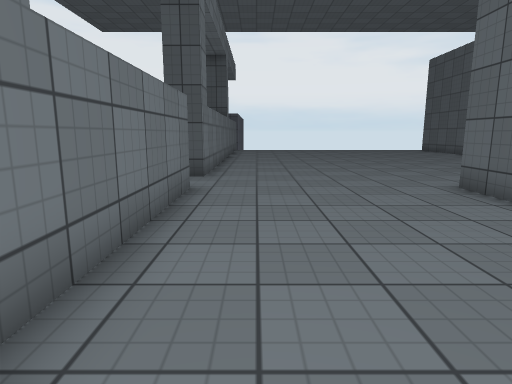
[1] (above)

24 first-person views from a walk through a scene from a Unity 3-D project. The camera is 1.2 m above the floor, tilts 10° down and sees 75° across. The floor is counted in squares, 1 m on a side. Each view is taken from the middle of a square. On the plan, view 1 faces up. The plan holds only what a view shows up to about 14 squares ahead; the rest is blank. The place goes on beyond the plan. The player is left out. Some animated figures are not drawn. Surface patterns are stand-ins for the level's own textures.

[2]
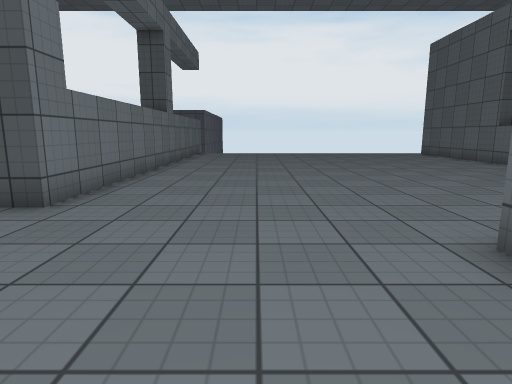

[3]
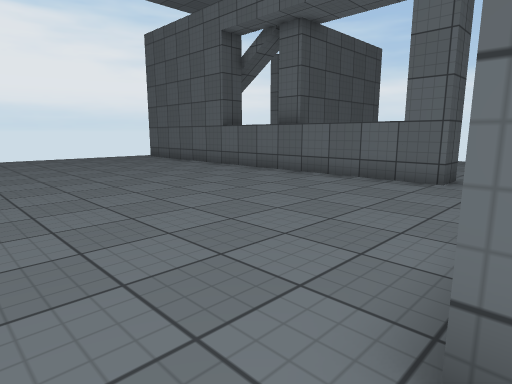

[4]
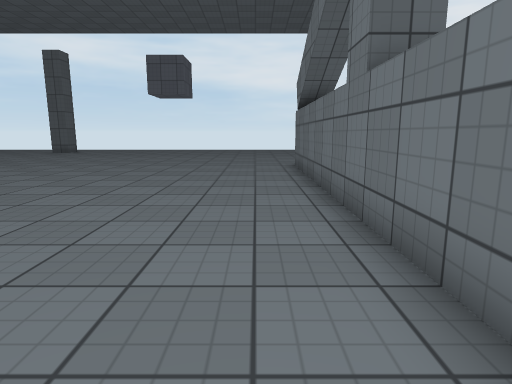

[5]
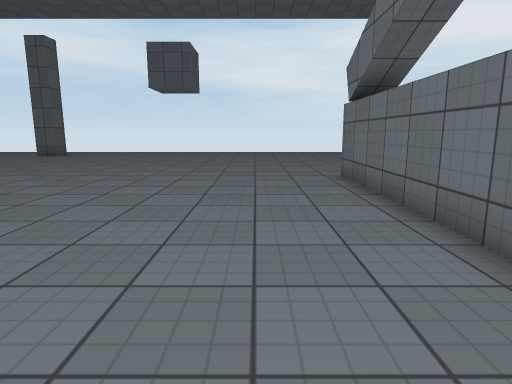

[6]
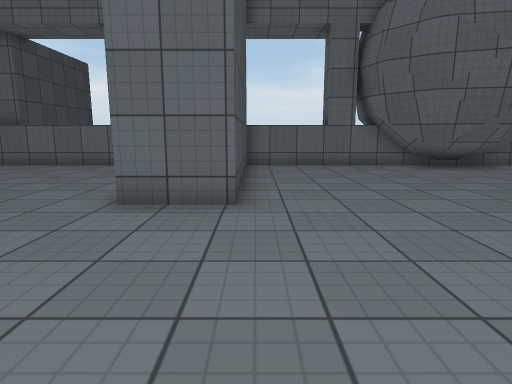

[7]
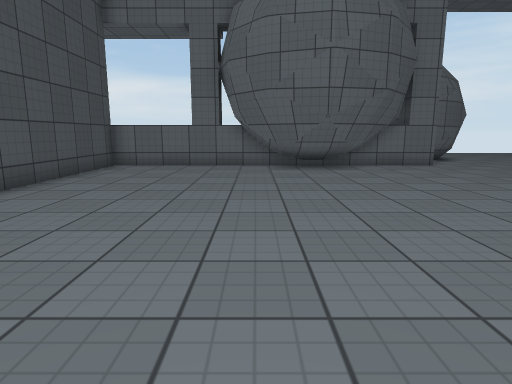

[8]
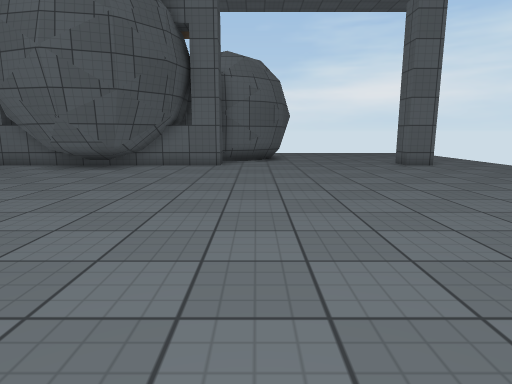

[9]
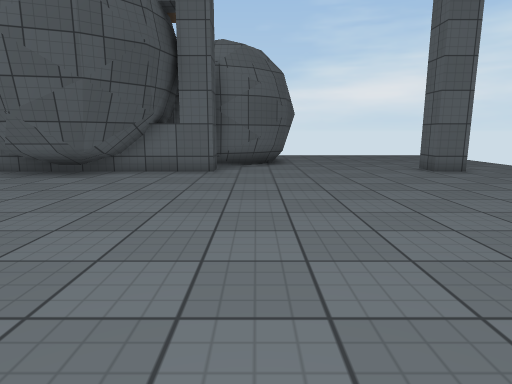

[10]
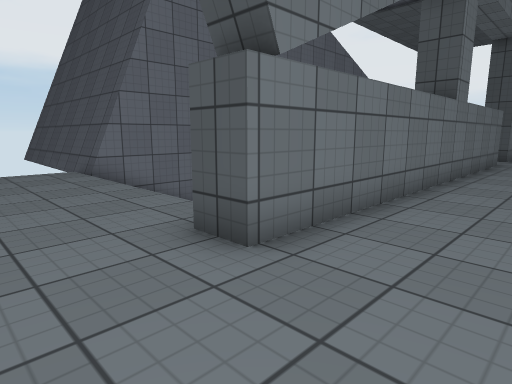

[11]
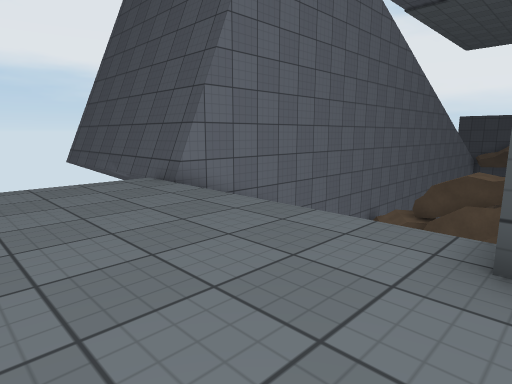

[12]
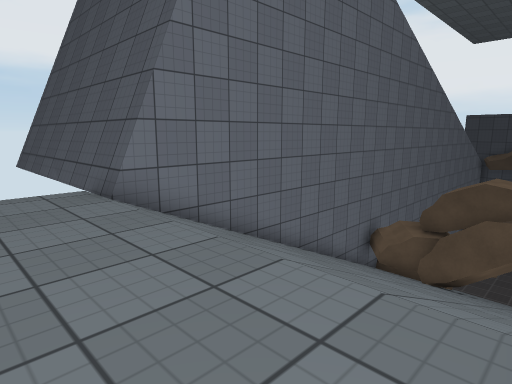

[13]
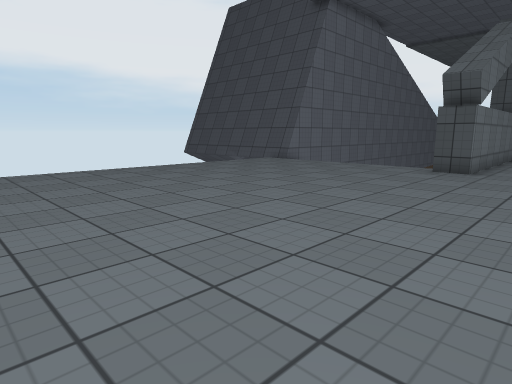

[14]
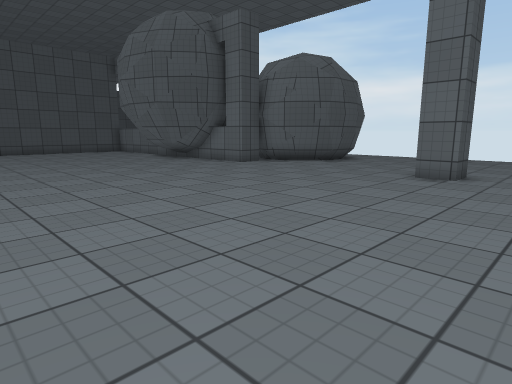

[15]
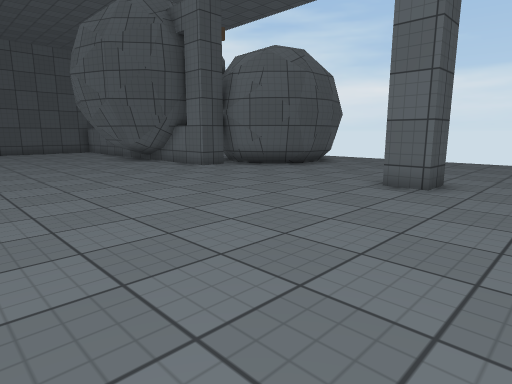

[16]
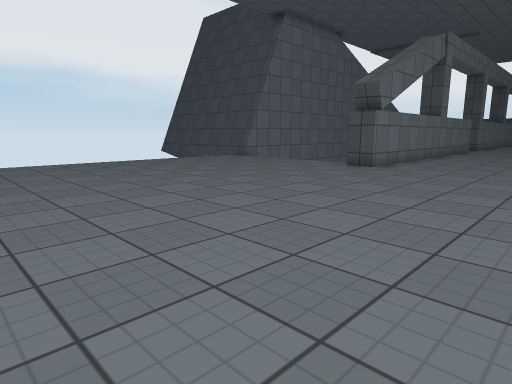

[17]
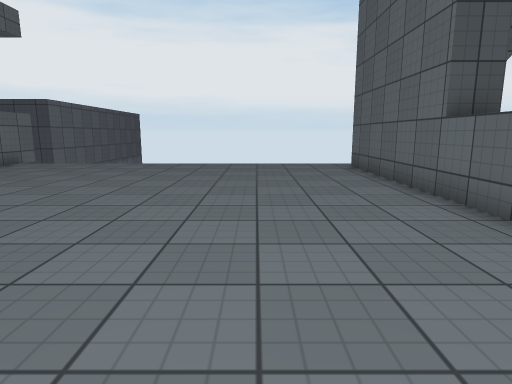

[18]
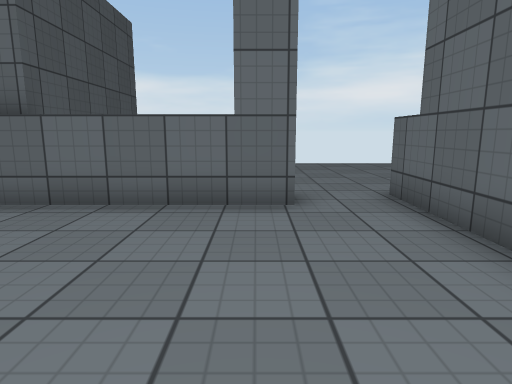

[19]
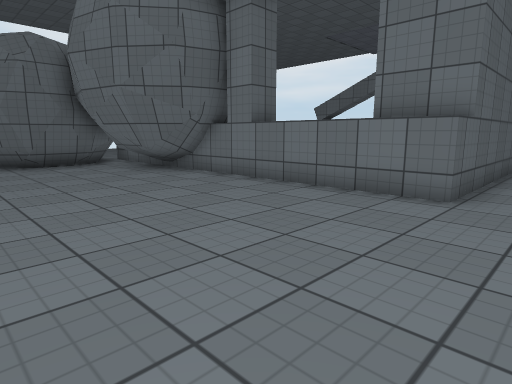

[20]
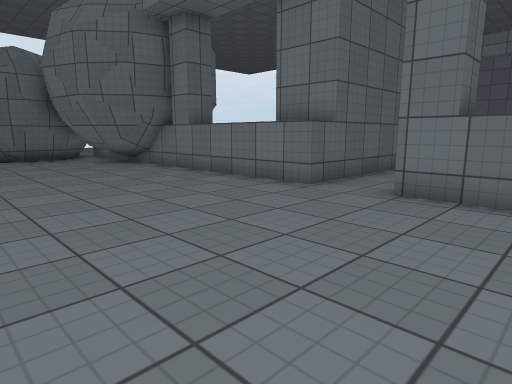

[21]
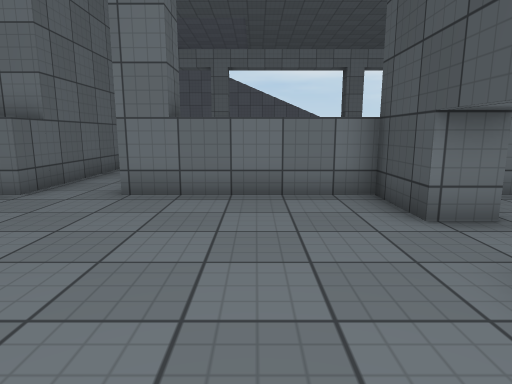

[22]
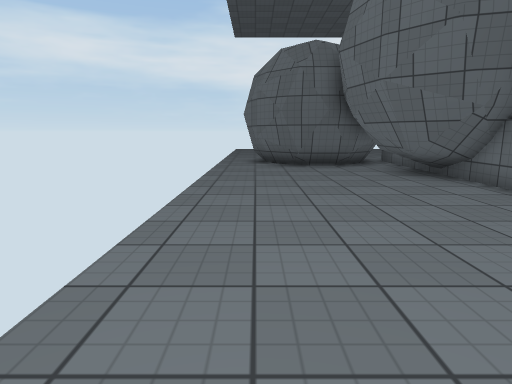

[23]
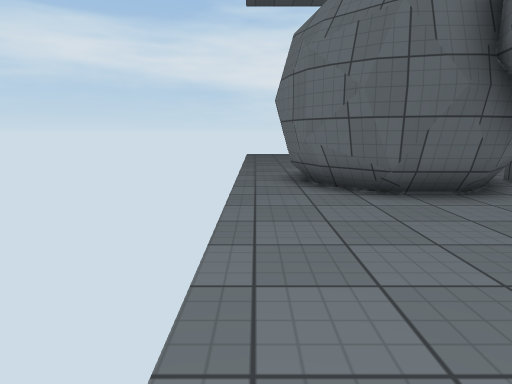

[24]
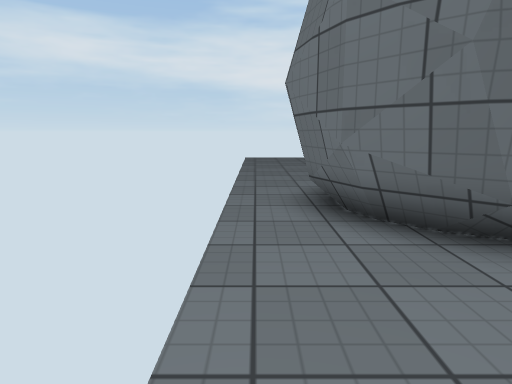

### Floor plan
Key: @ floor where view 1 was taken; # wall or solid block; . floor; / step, stairs or slope; = window, fence, low wall or low ledge; ^ raised ledge.
Columns run from 13 left of view 1 to 19 right of it. Each row starts with its distance up from view 1.
 24             .............
 23             .............#
 22              ............#
 21              ............#
 20               ...........#
 19                ..........#
 18            #.............#
 17             .............^.
 16             .............^..
 15             .............^##
 14             .............^####
 13             .............^......
 12            #.............^.......
 11            #.............^......
 10            #.............#.......
  9            /.....................
  8            ......................
  7      ##    #......#######^.......
  6    #=^#### #......# #####^.......
  5    #/=#### #......#######^.......
  4    #////// #.............^.......
  3    #////// #.............^.......
  2    #////// #.............#.......
  1    #////// #............###......
  0    #////// #.@.........#####.....
 -1    #////// #...........######....
 -2    #///////#..........#######....
 -3    #///////#..........#######....
 -4 ####///////#...........########..
 -5    ........#............####  ##.
 -6    ......................##   ##.
 -7    ......................##    #.
 -8    .......................##    .
 -9    ........................### ..
-10    ..............................
-11    ..............................
-12    ..............................
-13    ..............................
-14    ......................#.......
-15    ..............................
-16    ..........................
-17           ...... .....  .....

Positions as (right, up) in squares from view 1, and headings:
1: (0, 0), facing up
2: (2, 4), facing up
3: (3, 7), facing up-right
4: (0, 7), facing down
5: (1, 4), facing down
6: (-1, 5), facing right
7: (-1, 0), facing right
8: (-1, -8), facing right
9: (1, -8), facing right
10: (1, -8), facing up-left
11: (-2, -9), facing up-left
12: (-3, -7), facing up-left
13: (1, -17), facing up-left
14: (2, -17), facing up-right
15: (4, -17), facing up-right
16: (4, -17), facing up-left
17: (8, 11), facing up
18: (6, 10), facing right
19: (19, 9), facing down-left
20: (19, 12), facing down-left
21: (19, 12), facing left
22: (18, 8), facing down
23: (19, 2), facing down
24: (19, -1), facing down
